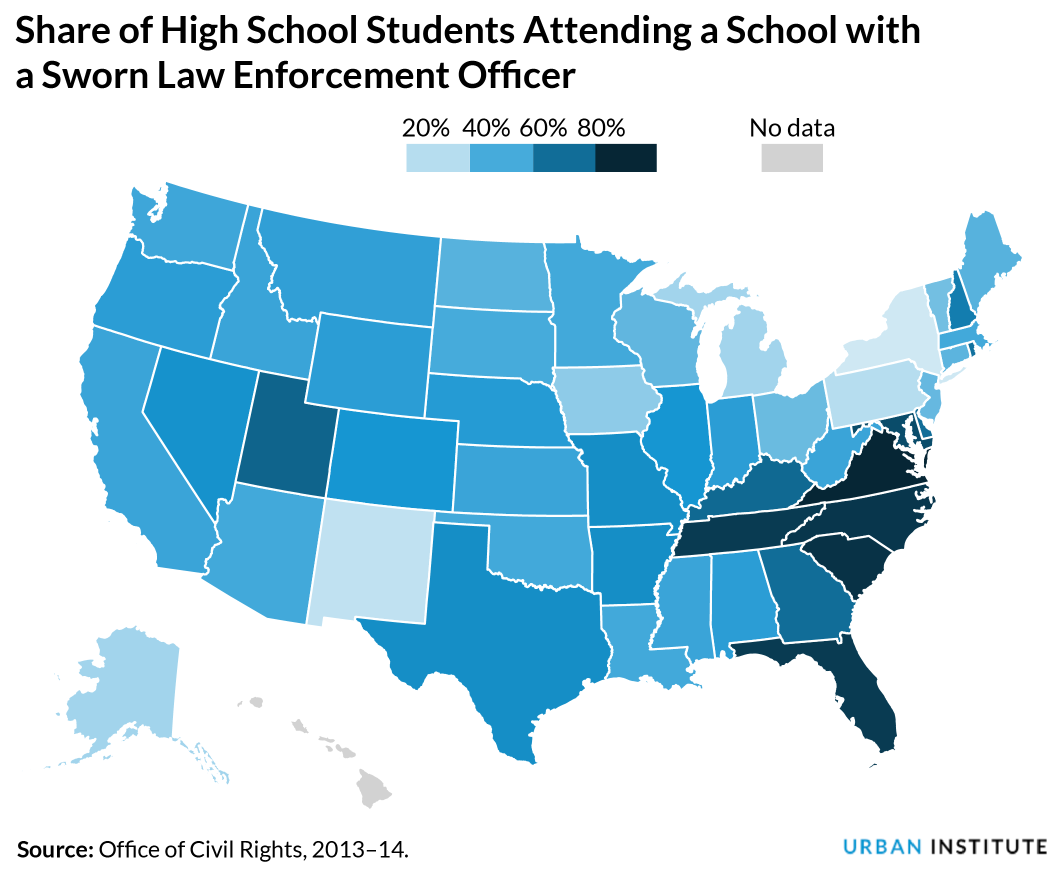
#> input picture code/state identification/sample images/1_RR-cmQrDtwBSJKXIdJpshQ.png, 2116 x 1747 px, given as the content of the folder on/code/state identification/sample images/templates/Alabama, which was not available (shown at 1/2 size)
$ python templateMatching.py
#> lines starting #> are read from the running program, lines starting #| are printed output that depends on the picture
import cv2
import numpy as np
from matplotlib import pyplot as plt
import os
import pickle

# find the dominant color value for each legend rectangle
def unique_count_app(a):
    colors, count = np.unique(a.reshape(-1,a.shape[-1]), axis=0, return_counts=True)
    return colors[count.argmax()]
def rgb2Grey(dominantColor):
    rgb_weights = [0.2989, 0.5870, 0.1140]
    dominantColorGrey = int(np.dot(dominantColor, rgb_weights))
    return dominantColorGrey

def main():

    path = 'C:\\Users\\jiali\\Desktop\\MapElementDetection\\code\\state identification\\sample images\\'
    validStateNames = ['Alabama','Arkansas','Arizona','California',
        'Colorado','Connecticut','Delaware','Florida','Georgia','Iowa','Idaho','Illinois',
        'Indiana','Kansas','Kentucky','Louisiana','Massachusetts','Maryland','Maine','Michigan','Minnesota','Missouri',
        'Mississippi','Montana','North Carolina','North Dakota','Nebraska','New Hampshire','New Jersey',
        'New Mexico','Nevada','New York','Ohio', 'Oklahoma','Oregon','Pennsylvania','Rhode Island','South Carolina',
        'South Dakota','Tennessee','Texas','Utah','Virginia','Vermont','Washington','Wisconsin','West Virginia','Wyoming']

    templatesPathRoot = path + 'templates\\'
    templatePathList = [templatesPathRoot + state for state in validStateNames]

    templatesStates = []
    for tempOneStatePath in templatePathList:
        templatesOneState = []
        for i in range(2):
            temp = os.listdir(tempOneStatePath)[i]
            template = cv2.imread(tempOneStatePath +'\\'+ temp,0)
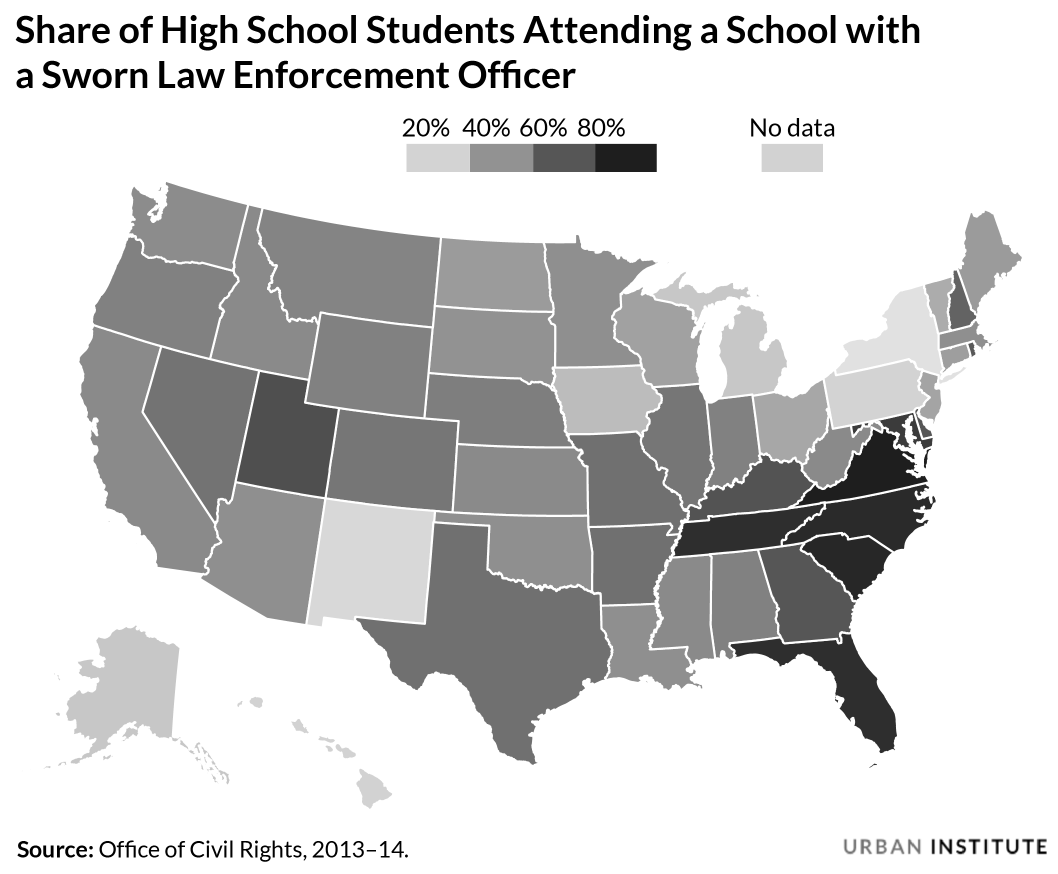
#> template: shape (1747, 2116) (shown at 1/2 size); min 0, max 255, mean 206.9
            templatesOneState.append(template)
        templatesStates.append(templatesOneState)

    # All the 6 methods for comparison in a list
    methods = [
                'cv2.TM_CCOEFF', 'cv2.TM_CCOEFF_NORMED', 'cv2.TM_CCORR',
                'cv2.TM_CCORR_NORMED', 'cv2.TM_SQDIFF', 'cv2.TM_SQDIFF_NORMED']
    indexMethod = 5
    meth = methods[indexMethod]

    testPath = r'C:\Users\jiali\Desktop\MapElementDetection\dataCollection\annotatedUSStates\template matching testing\images'
    testImageNames = os.listdir(testPath)
    resultsImagesList = []
    for Image in testImageNames:
        # Image = 'USA_states_population_density_map.png'
        img = cv2.imread(testPath + '\\' + Image,0)
        img2 = img.copy()
        imgRGB = cv2.cvtColor(img, cv2.COLOR_BGR2RGB)
        # imgGrey = cv2.cvtColor(img, cv2.COLOR_BGR2GRAY)
        # w, h = template.shape[::-1]
        greyStates = []
        colorStates = []
        for templates in templatesStates: # templates is for one state
            img = img2.copy()
            method = eval(meth)
            resList = []
            maxIndex = 0
            maxValue = -999999999
            for i in range(0,len(templates)):

                # Apply template Matching
                if i < 2 and templates[i] is not None:
                    res = cv2.matchTemplate(img,templates[i],method)
                    resList.append(res)
                    if np.max(res)>maxValue:
                        maxValue = np.max(res)
                        maxIndex = i

            res = resList[maxIndex]
            template =templates[maxIndex]
            w, h = template.shape[::-1]

            min_val, max_val, min_loc, max_loc = cv2.minMaxLoc(res)

            # If the method is TM_SQDIFF or TM_SQDIFF_NORMED, take minimum
            if method in [cv2.TM_SQDIFF, cv2.TM_SQDIFF_NORMED]:
                top_left = min_loc
            else:
                top_left = max_loc
            bottom_right = (top_left[0] + w, top_left[1] + h)
            center = (int(top_left[0] + w/2),int(top_left[1] + h/2) )

            centerColor = imgRGB[center[1],center[0]]
            centerGrey = rgb2Grey(centerColor)

            greyStates.append(centerGrey)
            colorStates.append(centerColor)
        resultsImagesList.append((greyStates,colorStates))
    with open(r'C:\Users\jiali\Desktop\MapElementDetection\code\state identification\templateResults' + str(indexMethod) + '.pickle', 'wb') as f:
	    pickle.dump(resultsImagesList,f)

#> (the run stopped early here; a loop or call above may not have finished)

$ run again, on code/state identification/sample images/median-income-states-1.png
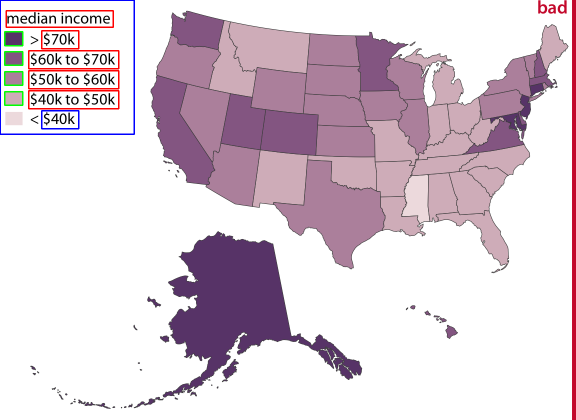
#> input picture code/state identification/sample images/median-income-states-1.png, 1152 x 840 px, given as the content of the folder on/code/state identification/sample images/templates/Alabama, which was not available (shown at 1/2 size)
#> in main, `template = cv2.imread(tempOneStatePath +'\\'+ temp,0)`:
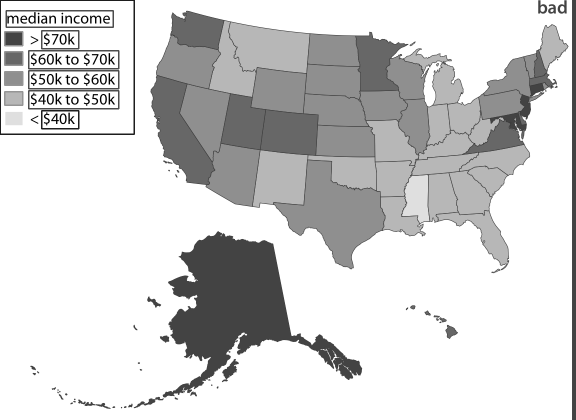
#> template: shape (840, 1152) (shown at 1/2 size); min 0, max 255, mean 210
